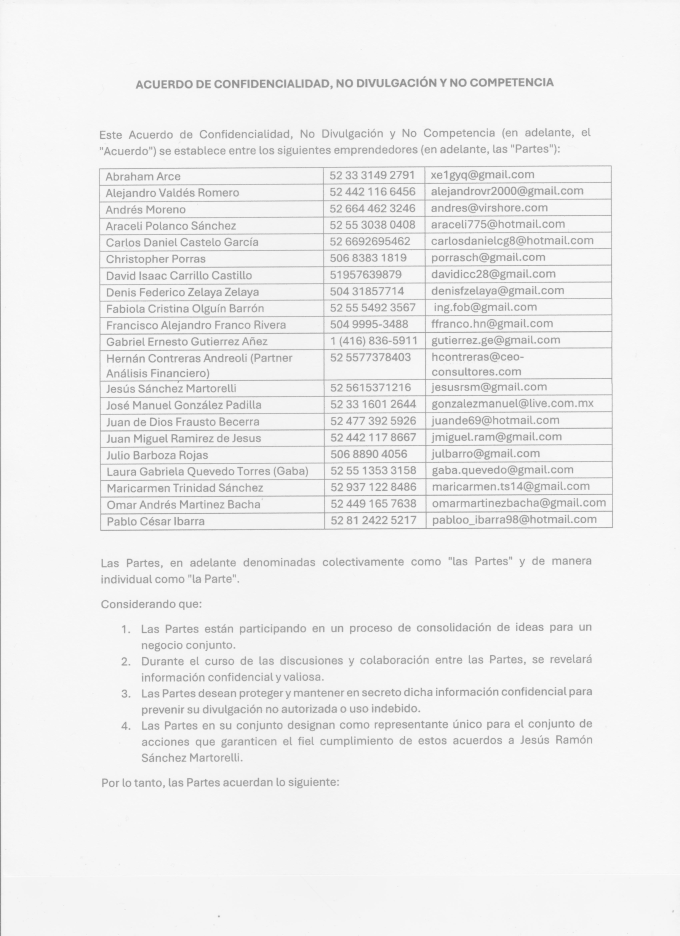
#> input picture modules/Imagen.jpg, 3400 x 4676 px (shown at 1/5 size)
$ python -i openCV.py   (imports and definitions only)
#> lines starting #> are read from the running program, lines starting #| are printed output that depends on the picture
# mimodulo.py
import numpy as np
import cv2 as cv
import io
import base64
from PIL import Image


# [59 lines left out: functions BinaryImg, PerpectiveTransformation, not called in this run]

def Canny(input_image_path):
#> called with input_image_path = 'Imagen.jpg'
    print("invoke Laplacian")

    # Leer la imagen usando OpenCV
    img = cv.imread(input_image_path)
#> img is the input picture: shape (4676, 3400, 3); min 115, max 255, mean 238.9
    if img is None:
        raise FileNotFoundError(
            f"No se pudo encontrar la imagen en la ruta: {input_image_path}")

    laplacian = cv.Canny(img,100,200)
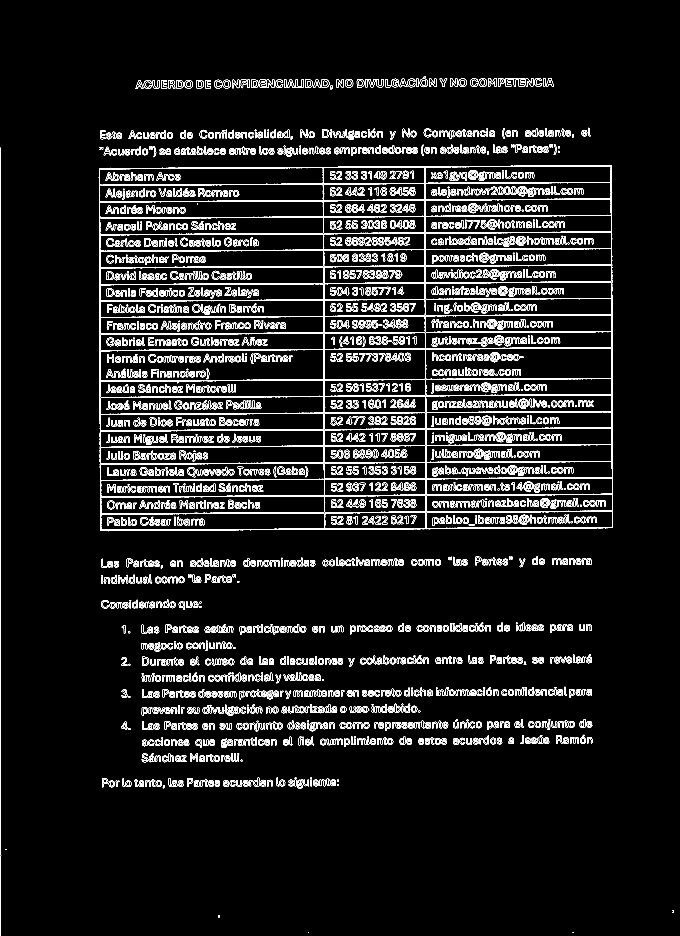
#> laplacian: shape (4676, 3400) (shown at 1/5 size); 3% white in thin lines or dots
    sobelx = cv.Sobel(img,cv.CV_64F,1,0,ksize=5)
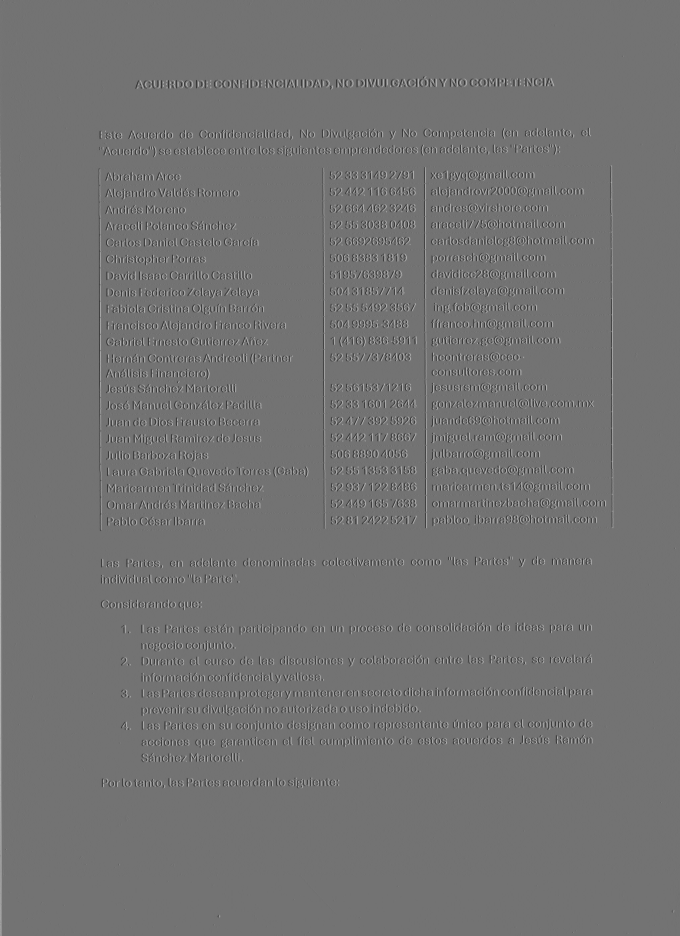
#> sobelx: shape (4676, 3400, 3) float64 (shown at 1/5 size); min -4377, max 5318, mean 3.5; drawn with min black and max white
    sobely = cv.Sobel(img,cv.CV_64F,0,1,ksize=5)
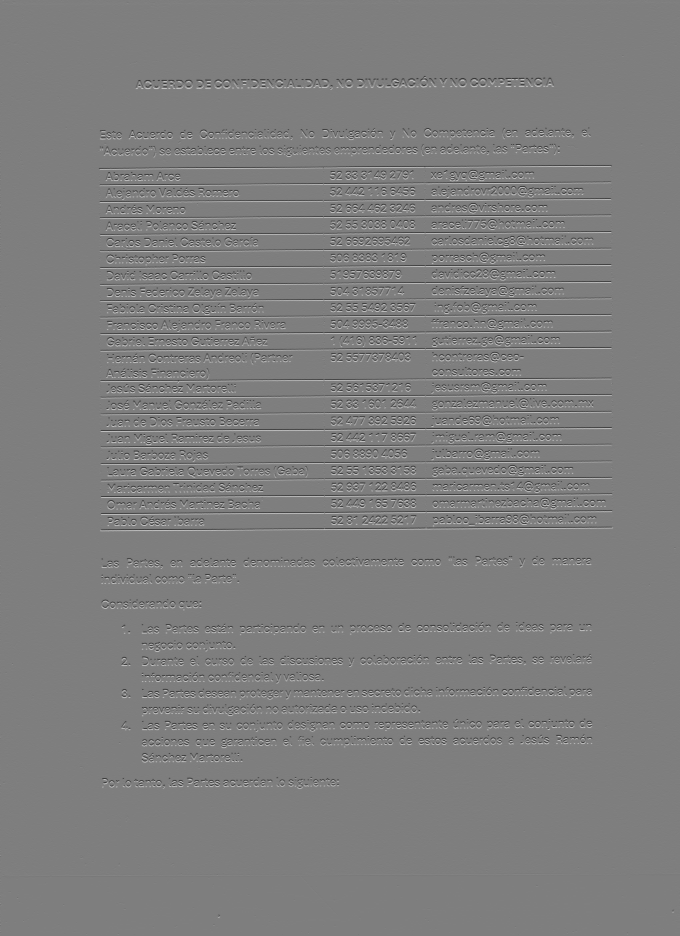
#> sobely: shape (4676, 3400, 3) float64 (shown at 1/5 size); min -4270, max 4324, mean 0.1; drawn with min black and max white

    # Guardar la imagen binarizada temporalmente
    response = 'canny.jpg'
    cv.imwrite(response, laplacian)

    # Abrir la imagen binarizada usando PIL
    input_image = Image.open(response)
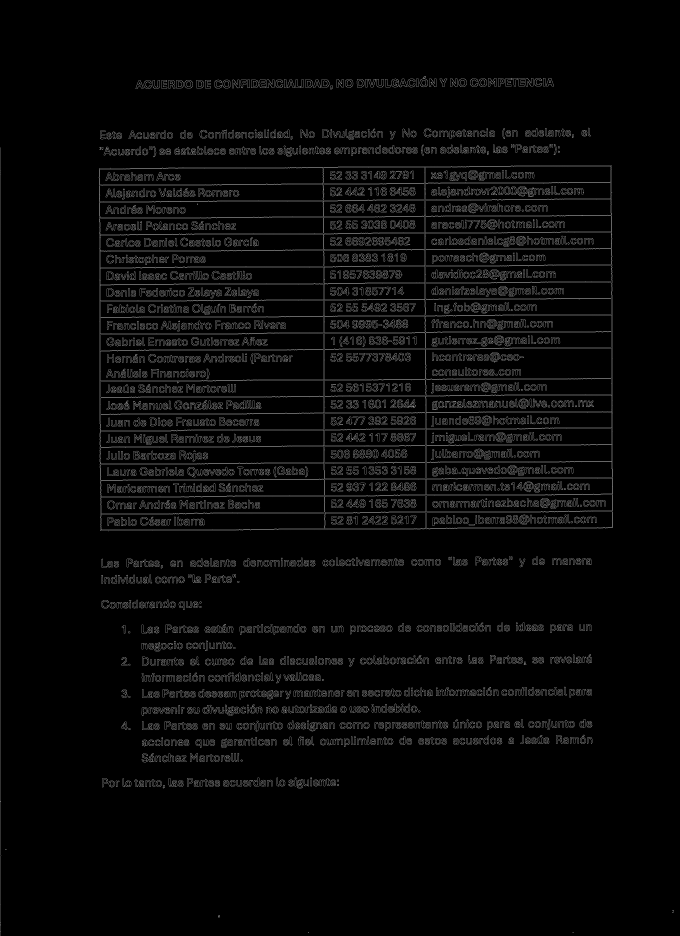
#> input_image: PIL image 3400x4676 L (shown at 1/5 size); min 0, max 255, mean 7.8

    # Convertir la imagen a base64
    buffered = io.BytesIO()
    input_image.save(buffered, format="PNG")
    encoded_img = base64.b64encode(buffered.getvalue()).decode('utf-8')

    return encoded_img

# [26 lines left out: function Laplacian, not called in this run]

>>> result = Canny('Imagen.jpg')
